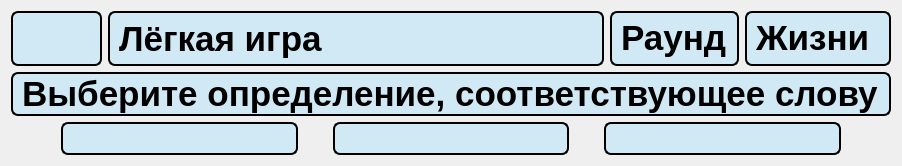
      <widget class="QWidget" name="easy_game">
       <property name="sizePolicy">
        <sizepolicy hsizetype="Expanding" vsizetype="Expanding">
         <horstretch>0</horstretch>
         <verstretch>0</verstretch>
        </sizepolicy>
       </property>
       <layout class="QVBoxLayout" name="verticalLayout_17">
        <item>
         <layout class="QVBoxLayout" name="verticalLayout_14" stretch="0">
          <item>
           <layout class="QVBoxLayout" name="verticalLayout_16" stretch="1,15">
            <property name="spacing">
             <number>6</number>
            </property>
            <item>
             <layout class="QHBoxLayout" name="horizontalLayout_4" stretch="2,15,3,3">
              <item>
               <widget class="QPushButton" name="back_4">
                <property name="sizePolicy">
                 <sizepolicy hsizetype="Expanding" vsizetype="Expanding">
                  <horstretch>0</horstretch>
                  <verstretch>0</verstretch>
                 </sizepolicy>
                </property>
                <property name="font">
                 <font>
                  <family>Comfortaa</family>
                  <pointsize>28</pointsize>
                  <bold>false</bold>
                 </font>
                </property>
                <property name="styleSheet">
                 <string notr="true">QPushButton {
                color: black;
                background-color: rgb(208, 233, 244);
                border: 2px solid black;
                border-radius: 7px;

            }
            QPushButton:hover {
                background-color: #d0dff4;
            } 
			QPushButton:pressed {
            	background-color: #1f6391;
        }</string>
                </property>
                <property name="text">
                 <string/>
                </property>
                <property name="icon">
                 <iconset>
                  <normaloff>:/icon/icons/back.svg</normaloff>:/icon/icons/back.svg</iconset>
                </property>
               </widget>
              </item>
              <item>
               <widget class="QLabel" name="label_15">
                <property name="sizePolicy">
                 <sizepolicy hsizetype="Expanding" vsizetype="Expanding">
                  <horstretch>0</horstretch>
                  <verstretch>0</verstretch>
                 </sizepolicy>
                </property>
                <property name="styleSheet">
                 <string notr="true">color: black;
font-weight: bold;
font-size: 35px;
border: 2px solid black;
border-radius: 7px;
qproperty-alignment: 'AlignCenter';
background-color: rgb(208, 233, 244);
</string>
                </property>
                <property name="text">
                 <string>Лёгкая игра</string>
                </property>
               </widget>
              </item>
              <item>
               <widget class="QLabel" name="label_18">
                <property name="sizePolicy">
                 <sizepolicy hsizetype="Expanding" vsizetype="Expanding">
                  <horstretch>0</horstretch>
                  <verstretch>0</verstretch>
                 </sizepolicy>
                </property>
                <property name="styleSheet">
                 <string notr="true">color: black;
font-weight: bold;
font-size: 35px;
background-color: rgb(208, 233, 244);
border: 2px solid black;
border-radius: 7px;

</string>
                </property>
                <property name="text">
                 <string>&lt;html&gt;&lt;head/&gt;&lt;body&gt;&lt;p&gt;Раунд&lt;/p&gt;&lt;/body&gt;&lt;/html&gt;</string>
                </property>
                <property name="textFormat">
                 <enum>Qt::TextFormat::AutoText</enum>
                </property>
                <property name="scaledContents">
                 <bool>false</bool>
                </property>
                <property name="alignment">
                 <set>Qt::AlignmentFlag::AlignLeading|Qt::AlignmentFlag::AlignLeft|Qt::AlignmentFlag::AlignVCenter</set>
                </property>
                <property name="wordWrap">
                 <bool>false</bool>
                </property>
               </widget>
              </item>
              <item>
               <widget class="QLabel" name="label_17">
                <property name="sizePolicy">
                 <sizepolicy hsizetype="Expanding" vsizetype="Expanding">
                  <horstretch>0</horstretch>
                  <verstretch>0</verstretch>
                 </sizepolicy>
                </property>
                <property name="styleSheet">
                 <string notr="true">color: black;
font-weight: bold;
font-size: 35px;
background-color: rgb(208, 233, 244);
border: 2px solid black;
border-radius: 7px;

</string>
                </property>
                <property name="text">
                 <string>&lt;html&gt;&lt;head/&gt;&lt;body&gt;&lt;p&gt;&lt;img src=&quot;:/icon/icons/heart2.svg&quot;/&gt;Жизни &lt;/p&gt;&lt;/body&gt;&lt;/html&gt;</string>
                </property>
                <property name="textFormat">
                 <enum>Qt::TextFormat::AutoText</enum>
                </property>
                <property name="scaledContents">
                 <bool>false</bool>
                </property>
                <property name="alignment">
                 <set>Qt::AlignmentFlag::AlignLeading|Qt::AlignmentFlag::AlignLeft|Qt::AlignmentFlag::AlignVCenter</set>
                </property>
                <property name="wordWrap">
                 <bool>false</bool>
                </property>
               </widget>
              </item>
             </layout>
            </item>
            <item>
             <layout class="QVBoxLayout" name="verticalLayout_15" stretch="1,7">
              <property name="topMargin">
               <number>0</number>
              </property>
              <item>
               <widget class="QLabel" name="label_6">
                <property name="sizePolicy">
                 <sizepolicy hsizetype="Expanding" vsizetype="Expanding">
                  <horstretch>0</horstretch>
                  <verstretch>0</verstretch>
                 </sizepolicy>
                </property>
                <property name="styleSheet">
                 <string notr="true">color: black;
font-weight: bold;
font-size: 35px;
border: 2px solid black;
border-radius: 7px;
qproperty-alignment: 'AlignCenter';
background-color: rgb(208, 233, 244);
</string>
                </property>
                <property name="text">
                 <string>Выберите определение, соответствующее слову</string>
                </property>
               </widget>
              </item>
              <item>
               <layout class="QHBoxLayout" name="horizontalLayout_10" stretch="1,1,1">
                <property name="spacing">
                 <number>35</number>
                </property>
                <property name="leftMargin">
                 <number>50</number>
                </property>
                <property name="rightMargin">
                 <number>50</number>
                </property>
                <item>
                 <widget class="QPushButton" name="easy_answer2">
                  <property name="sizePolicy">
                   <sizepolicy hsizetype="Expanding" vsizetype="Expanding">
                    <horstretch>0</horstretch>
                    <verstretch>0</verstretch>
                   </sizepolicy>
                  </property>
                  <property name="styleSheet">
                   <string notr="true">QPushButton {
                color: black;
                font-weight: bold;
                font-size:25px;
                background-color: rgb(208, 233, 244);
                border: 2px solid black;
                border-radius: 7px;

            }
            QPushButton:hover {
                background-color: #d0dff4;
            } 
			QPushButton:pressed {
            	background-color: #1f6391;
        }</string>
                  </property>
                  <property name="text">
                   <string/>
                  </property>
                 </widget>
                </item>
                <item>
                 <widget class="QPushButton" name="easy_answer1">
                  <property name="sizePolicy">
                   <sizepolicy hsizetype="Expanding" vsizetype="Expanding">
                    <horstretch>0</horstretch>
                    <verstretch>0</verstretch>
                   </sizepolicy>
                  </property>
                  <property name="styleSheet">
                   <string notr="true">QPushButton {
                color: black;
                font-weight: bold;
                font-size:25px;
                background-color: rgb(208, 233, 244);
                border: 2px solid black;
                border-radius: 7px;

            }
            QPushButton:hover {
                background-color: #d0dff4;
            } 
			QPushButton:pressed {
            	background-color: #1f6391;
        }</string>
                  </property>
                  <property name="text">
                   <string/>
                  </property>
                 </widget>
                </item>
                <item>
                 <widget class="QPushButton" name="easy_answer3">
                  <property name="sizePolicy">
                   <sizepolicy hsizetype="Expanding" vsizetype="Expanding">
                    <horstretch>0</horstretch>
                    <verstretch>0</verstretch>
                   </sizepolicy>
                  </property>
                  <property name="styleSheet">
                   <string notr="true">QPushButton {
                color: black;
                font-weight: bold;
                font-size:25px;
                background-color: rgb(208, 233, 244);
                border: 2px solid black;
                border-radius: 7px;

            }
            QPushButton:hover {
                background-color: #d0dff4;
            } 
			QPushButton:pressed {
            	background-color: #1f6391;
        }</string>
                  </property>
                  <property name="text">
                   <string/>
                  </property>
                 </widget>
                </item>
               </layout>
              </item>
             </layout>
            </item>
           </layout>
          </item>
         </layout>
        </item>
       </layout>
      </widget>
